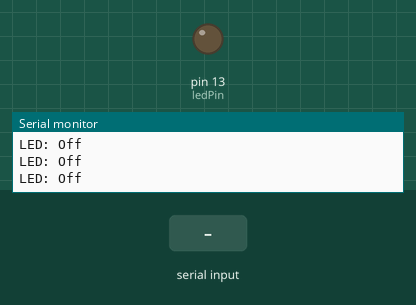
This sketch was run on a simulated Arduino Uno, built with avr-gcc and run on an emulated ATmega328P. On the bench: output pins drawn as LEDs (lit = HIGH), the last lines printed to the serial monitor. The test bench sets the inputs (shaded band).

Above: at 1.2 s.
1.3 s: byte 1 (1) received over Serial
At 1.6 s:
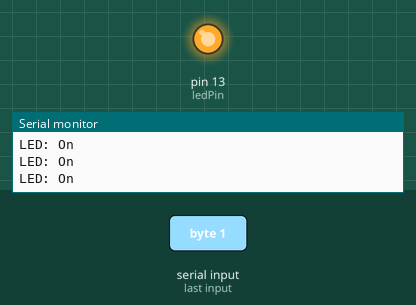
Timing chart, 0 to 4.3 s (numbered marks = the images above; inputs shaded):
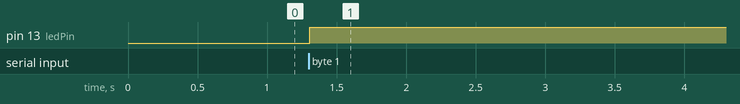

The sketch:

Bluetooth_Test.ino
```cpp
int ledPin=13;
int state=0;
int flag=0;

void setup() {
  // put your setup code here, to run once:
  pinMode(ledPin,OUTPUT);
  digitalWrite(ledPin,LOW);
  Serial.begin(9600);

}

void loop() {
  // put your main code here, to run repeatedly:

    if(Serial.read()==1){
    state= 1;}
    if(Serial.read()==0){
      state=0;}
    flag=0;

  if(state==0){
    digitalWrite(ledPin,LOW);
    if(flag==0){
      Serial.println("LED: Off");
      flag=1;
    }
  }
  if(state ==1){
    digitalWrite(ledPin,HIGH);
    if(flag==0){
      Serial.println("LED: On");
      flag=1;
    }
    }


}
```

Measured:
- after the input at 1.3 s, pin 13 (ledPin): LOW → HIGH at once
